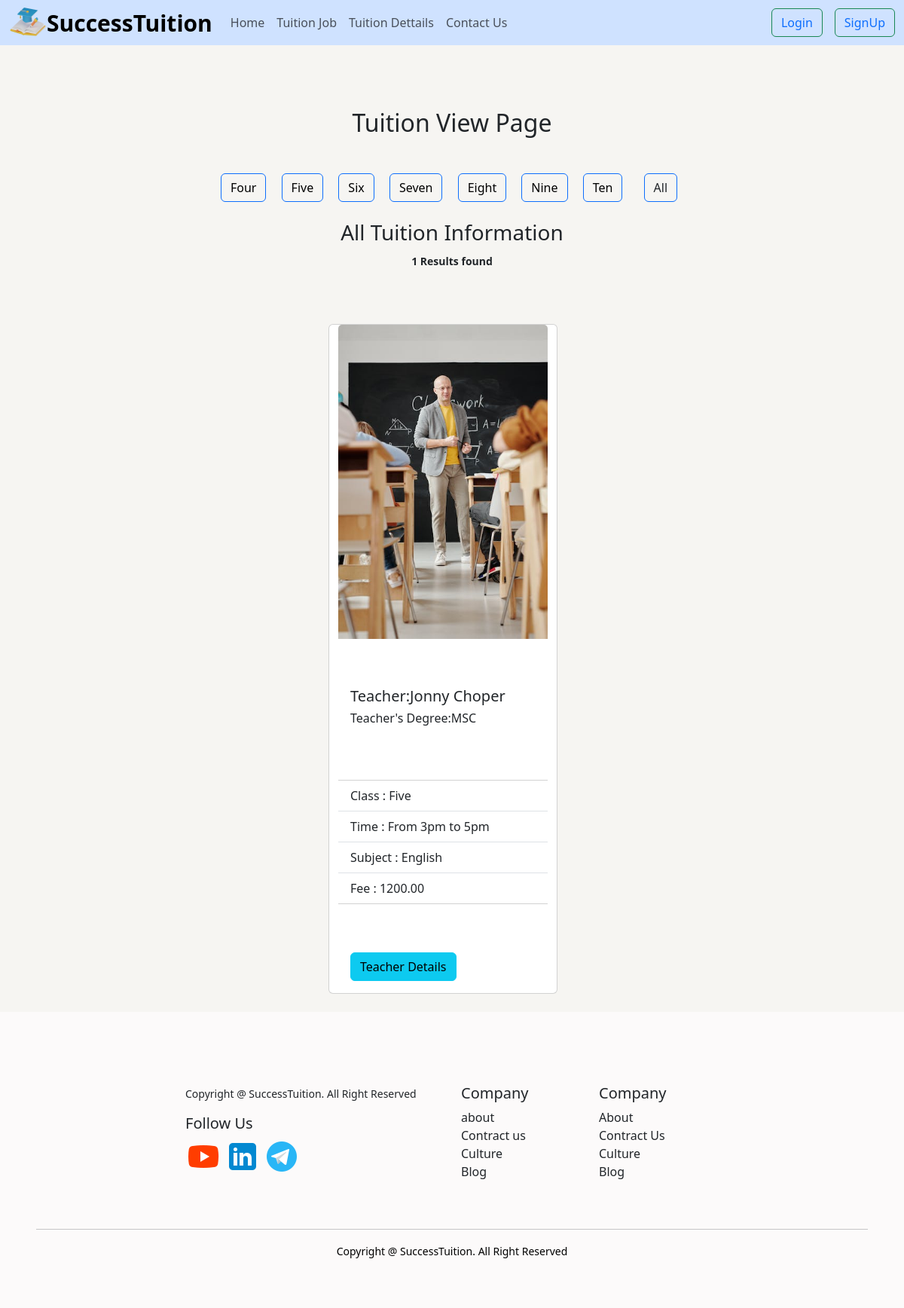
The page /student/category/five/ on the database as committed earlier.
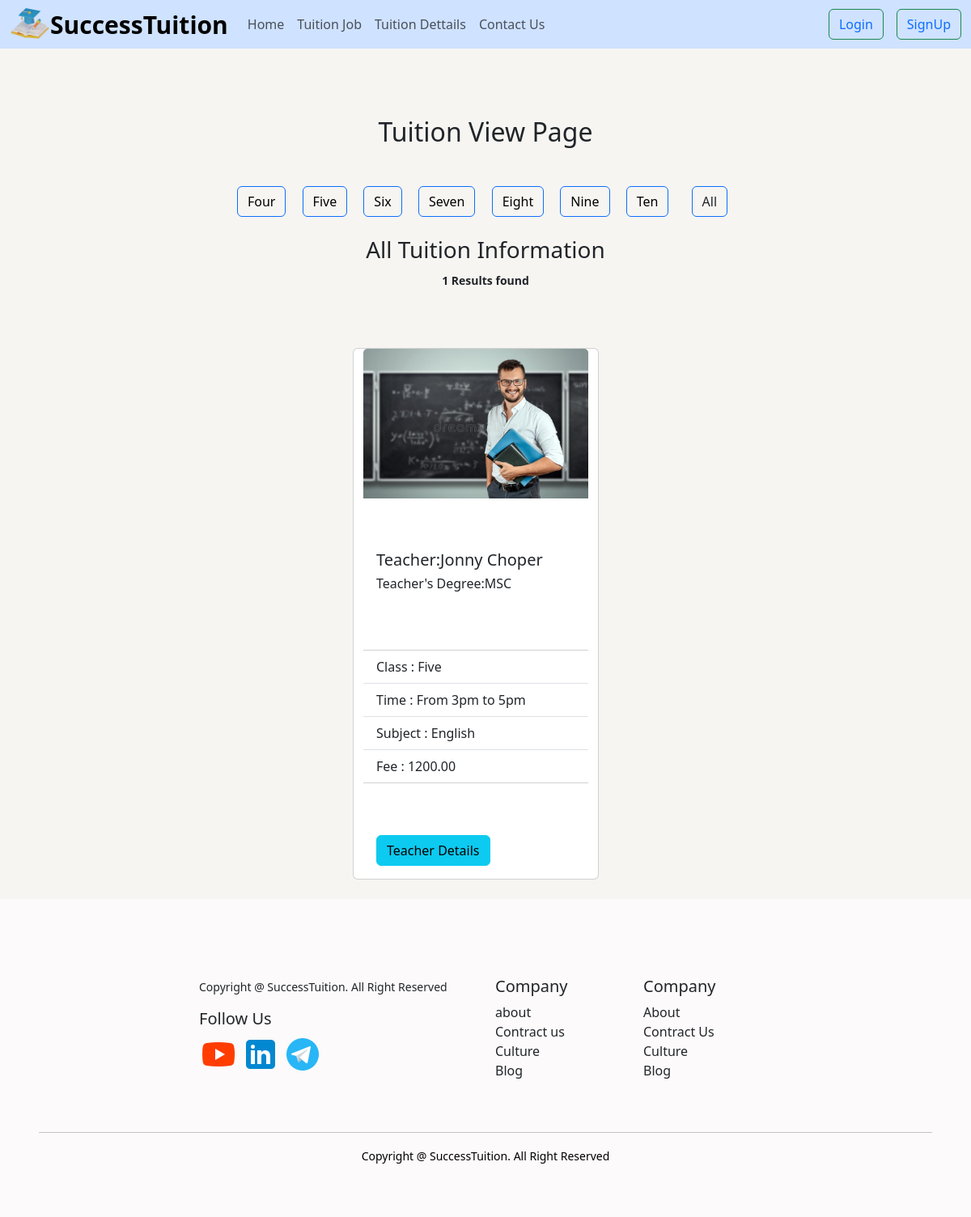
The same page on the database as committed later.
### student/models.py (models this page shows)
class StudentClass(models.Model):
    class_name = models.CharField(max_length=50)
    slug=models.SlugField(max_length=50)
    def __str__(self):
        return self.class_name

### tuition/models.py (models this page shows, shortened)
class Tuition(models.Model):
    name=models.ForeignKey('student.StudentClass',on_delete=models.CASCADE)
    time=models.CharField(max_length=60)
    teacher=models.ForeignKey(Teacher,on_delete= models.CASCADE,null=True, blank=True)
    fee=models.DecimalField(decimal_places=2,max_digits=7,null=True, blank=True)
    subject=models.ForeignKey(TuitionSubject,on_delete=models.CASCADE,null=True, blank=True)

class TuitionSubject(models.Model):
    name=models.CharField(max_length=50)
    teacher=models.ForeignKey(Teacher,on_delete=models.CASCADE,null=True,blank=True)
    def __str__(self):
        return str(self.name)

### teacher/models.py (models this page shows)
class Teacher(models.Model):
    user=models.OneToOneField(User,on_delete=models.CASCADE)
    image=models.ImageField(upload_to='teacher/images/')
    gender=models.CharField(max_length=30,choices=GENDER)
    mobile_no=models.CharField(max_length=12)
    degree=models.CharField(max_length=50,null=True,blank=True)
    def __str__(self):
        return f"{self.user.first_name} {self.user.last_name}"

### student/views.py (the view)
# urls.py: path('category/<slug:category_slug>/', views.TuitionView.as_view(),name='class_wise_home'),
class TuitionView(TemplateView):
    template_name="tuition.html"
    def get_context_data(self, **kwargs):
        context=super().get_context_data(**kwargs)
        class_slug=self.kwargs.get('category_slug')
        data=Tuition.objects.all()
        class_category=StudentClass.objects.all()
        if class_slug:
            category=get_object_or_404(StudentClass,slug=class_slug)
            data=data.filter(name=category)
        context['data']=data
        context['data2']=class_category
        context['data3']=TuitionReview.objects.all()
        return context

### student/templates/tuition.html (shortened to what this page needs)
{% extends 'base.html' %}
{% load static %}
{% load crispy_forms_tags %}
{% block content %}
<h2 class="text-center mt-4 text-bold">Tuition View Page</h2>
<br>
<div class="row d-flex flex-wrap " style="width: 100%; margin: auto;">
    <div class="col-12 text-center justify-content-center">
      {% for i in data2 %}
      <button class="btn btn-outline-primary mx-2 mt-3 text-white"><a class="text-decoration-none text-black" href="{% url 'class_wise_home' i.slug %}">{{i.class_name}}</a></button>
      {% endfor %}
      <button class="btn btn-outline-primary mx-3 mt-3 "><a  class="text-decoration-none text-dark" href="{% url 'tuition' %}">All</a></button>
    </div>
  </div>
<br>
<div>
<h3 class="text-center w-100 ">All Tuition Information</h3>
</div>
<div class="text-center m-auto w-100">
<small class="fw-bold ">  {{ data | length }} Results found</small>
</div>
<br>
<div class="row w-100">
  {% for i in data%}
  <div class="card col-lg-3 col-md-6 col-sm-12 gap-5 mx-auto mt-5 box-shadows anim" style="width: 19rem;">
    <img src="{{i.teacher.image.url}}" class="card-img-top" alt="...">
    <div class="card-body">
      <h5 class="card-title">Teacher:{{i.teacher}}</h5>
      <h6 class="card-title">Teacher's Degree:{{i.teacher.degree}}</h6>
    </div>
    <ul class="list-group list-group-flush">
      <li class="list-group-item">Class : {{i.name}}</li>
      <li class="list-group-item">Time : {{i.time}}</li>
      <li class="list-group-item">Subject : {{i.subject}}</li>
      <li class="list-group-item">Fee : {{i.fee}}</li>
    </ul>
    <div class="card-body">
      <a href="{% url 'teacher_detail' i.teacher.id %}" class="btn btn-info card-link">Teacher Details</a>
    </div>
  </div>
  {% endfor %}
  </div>
{% endblock %}

### student/templates/base.html (shortened to what this page needs)
<!DOCTYPE html>
<html lang="en">
<head>
   <link rel="stylesheet" href="https://cdnjs.cloudflare.com/ajax/libs/font-awesome/6.0.0/css/all.min.css" />
   <link href="https://cdn.jsdelivr.net/npm/swiffy-slider@1.6.0/dist/css/swiffy-slider.min.css" rel="stylesheet">
    <link rel="stylesheet" href="https://cdn.jsdelivr.net/npm/bootstrap@5.3.2/dist/css/bootstrap.min.css">
</head>
<body style="background-color: rgb(246, 245, 242); width: 100%;">
    {% include "navbar.html" %}
   {% block body %}
    <div style=" margin-top: 20px;padding-top:100px;">
        {% block content %}
        {% endblock  %}
    </div>
   {% endblock  %}
   <br>
    {% include "footer.html" %}
</body>
</html>

### student/templates/navbar.html (shortened to what this page needs)
{% load static %}
<nav class="navbar navbar-expand-md bg-body-tertiary p-0 fixed-top">
  <div class="container-fluid bg-primary-subtle">
    <img
    src="{% static 'success.webp' %}"
    style="height: 60px; width: 50px"
    alt=""/>
    <a class="navbar-brand" style="font-size: 30px; font-weight: 700;" href="#">SuccessTuition</a>
    <div class="collapse navbar-collapse" id="navbarSupportedContent">
      <ul class="navbar-nav me-auto mb-2 mb-lg-0">
        <li class="nav-item">
          <a class="nav-link" href="{% url 'home' %}">Home</a>
        </li>
        <li class="nav-item">
          <a class="nav-link" href="{% url 'apply_teacher' %}">Tuition Job</a>
        </li>
        <li class="nav-item">
          <a class="nav-link" href="{% url 'tuition' %}">Tuition Dettails</a>
        </li>
        <li class="nav-item">
          <a class="nav-link" href="{% url 'contact' %}">Contact Us</a>
        </li>
      </ul>
      <form class="d-flex">
        {% if request.user.is_authenticated %}
        <div class="dropdown">
          <button class="btn btn-outline-success dropdown-toggle mx-3" type="button" data-bs-toggle="dropdown" aria-expanded="false">
            <a class="text-decoration-none text-dark" href="{% url 'profile' %}">Profile</a>
          </button>
          <ul class="dropdown-menu">
            <li><a class="dropdown-item" href="{% url 'profile' %}">View Profile</a></li>
            <li><a class="dropdown-item" href="{% url 'update' %}">Edit Profile</a></li>
            <li><a class="dropdown-item" href="{% url 'apply' %}">Apply for Tuition</a></li>
            <li><a class="dropdown-item" href="{% url 'update_password' %}">Change Password</a></li>
          </ul>
        </div>
        <button class="btn btn-outline-success" ><a class="text-decoration-none text-dark" href="{% url 'logout' %}">Logout</a></button>
      {% else %}
        <button class="btn btn-outline-success mx-3"><a class="text-decoration-none" href="{% url 'login' %}">Login</a></button>
        <button class="btn btn-outline-success"><a class="text-decoration-none" href="{% url 'signup' %}">SignUp</a></button>
      {% endif %}
      </form>
    </div>
  </div>
</nav>

### student/templates/footer.html
{% load static %}
<footer class="p-5" style="background-color: rgb(252, 250, 250) ;">
    <div class="container w-75 m-auto p-5 row text-dark">
      <div class="col-md-6">
        <p> <small>Copyright @ SuccessTuition. All Right Reserved </small></p>
        <h5>Follow Us</h5>
        <div class="icon">
          <img class="icon" src="{% static 'icon1.png'%}" alt="">
          <img class="icon" src="{% static 'icon2.png'%}" alt="">
          <img class="icon" src="{% static 'icon3.png'%}" alt="">
        </div>
      </div>
      <div class="col-md-3 list-unstyled">
        <h5>Company</h5>
        <li>about </li>
        <li>Contract us</li>
        <li> Culture</li>
        <li>Blog</li>
      </div>
      <div class="col-md-3 list-unstyled">
        <h5>Company</h5>
        <li>About</li>
        <li> Contract Us</li>
        <li>Culture</li>
        <li>Blog</li>
      </div>
    </div>
    <hr>
    <p class="text-center mt-3 text-black"><small>Copyright @ SuccessTuition. All Right Reserved</small></p>
    </footer>

Rows that differ between the two databases and show on the page:
changed through a linked row, Tuition "From 3pm to 5pm": teacher.image: a different picture
